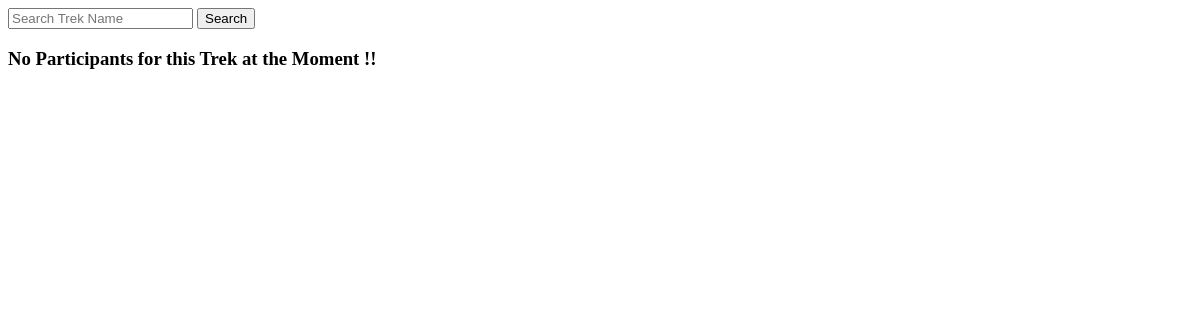
Before: /view_participants/2 with the older database file.
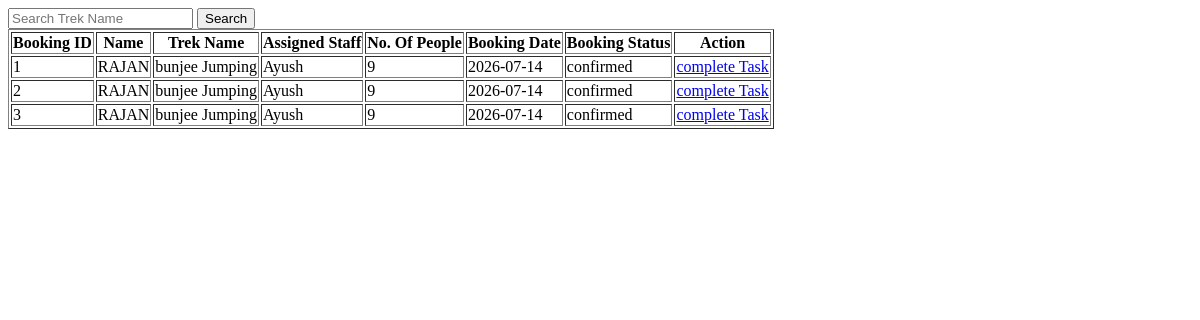
After: the same page with the newer database file.
### app.py (models this page shows)
class Booking(db.Model):
    __tablename__ = "bookings"
    booking_id  = db.Column(db.Integer , primary_key = True )
    user_id = db.Column(db.Integer,db.ForeignKey("users.user_id") , nullable = False)
    trek_id = db.Column(db.Integer,db.ForeignKey("treks.trek_id"), nullable = False)
    number_of_people = db.Column (db.Integer, nullable = False)
    booking_date = db.Column(db.Date , nullable = False)
    booking_status = db.Column(db.String(10), nullable = False)
    user_object = db.relationship("User", backref= "bookings")
    trek_object = db.relationship("Trek", backref = "bookings")

class User(db.Model):
    __tablename__ ="users"
    user_id = db.Column(db.Integer , nullable = False , primary_key = True )
    name  = db.Column(db.String(50) , nullable = False)
    email = db.Column(db.String(50), nullable =False)
    password = db.Column (db.String(50), nullable = False)
    phone = db.Column (db.String(20),nullable = False )
    role = db.Column(db.String(10), nullable = False )
    status = db.Column(db.String(20),nullable =False )
    is_blacklisted = db.Column(db.Boolean , default = False )

class Trek(db.Model):
    __tablename__ = "treks"
    trek_id = db.Column(db.Integer, primary_key = True)
    trek_name = db.Column (db.String(50), nullable = False )
    location = db.Column(db.String(50), nullable = False )
    price = db.Column(db.Integer, nullable = False )
    duration = db.Column(db.String(30), nullable = False)
    difficulty = db.Column(db.String(10),nullable = False)
    total_seat = db.Column(db.Integer, nullable = False )
    available_seat = db.Column (db.Integer, nullable = False)
    status = db.Column (db.String , nullable = False , default = "open" )
    assigned_staff_id = db.Column(db.Integer,db.ForeignKey("users.user_id") )
    user = db.relationship("User", backref ="treks")

### app.py (the view)
@app.route("/view_participants/<int:trekId>")
def viewParticiants(trekId):
    allParticipants = Booking.query.filter_by(trek_id = trekId).all()
    return render_template("viewParticipants.html",participants = allParticipants )

### templates/viewParticipants.html (shortened to what this page needs)
<!DOCTYPE html>
<html lang="en">
<head>
</head>
<body>
<form method="GET" class ="search-area">
  <input type="text" name="search" placeholder="Search Trek Name" />
  <button type="submit">Search</button>
</form>
<div class="view_all_users">
{%if participants%}
    <table border = "black">
      <tr>
        <th>Booking ID</th>
        <th>Name</th>
        <th>Trek Name</th>
        <th>Assigned Staff</th>
        <th>No. Of People</th>
        <th>Booking Date</th>
        <th>Booking Status</th>
        <th>Action </th>
      </tr>
{% for participant in participants %}
      <tr>
        <td>{{participant.booking_id}}</td>
        <td>{{participant.user_object.name}}</td>
        <td>{{participant.trek_object.trek_name}}</td>
        <td>{{participant.trek_object.user.name}}</td>
        <td>{{participant.number_of_people}}</td>
        <td>{{participant.booking_date}}</td>
        <td>{{participant.booking_status}}</td>
        <td>
            <a href = "/complete_trek/{{participant.trek_id}}/{{participant.booking_id}}" > complete Task </a>
        </td>
      </tr>
      {%endfor%}
    </table>
  </div>
{%else %}
<h3> No Participants for this Trek at the Moment !! </h3>
{%endif%}
</body>
</html>

Changed rows visible on the page:
added Booking: booking_id "1", user_object.name "RAJAN", trek_object.trek_name "bunjee Jumping", trek_object.user.name "Ayush", number_of_people "9", booking_date "2026-07-14", booking_status "confirmed"
added Booking: booking_id "2", user_object.name "RAJAN", trek_object.trek_name "bunjee Jumping", trek_object.user.name "Ayush", number_of_people "9", booking_date "2026-07-14", booking_status "confirmed"
added Booking: booking_id "3", user_object.name "RAJAN", trek_object.trek_name "bunjee Jumping", trek_object.user.name "Ayush", number_of_people "9", booking_date "2026-07-14", booking_status "confirmed"
Other visible differences:
text no longer shown: "No Participants for this Trek at the Moment !!"
text now shown: "Booking ID Name Trek Name Assigned Staff No. Of People Booking Date Booking Status Action"
